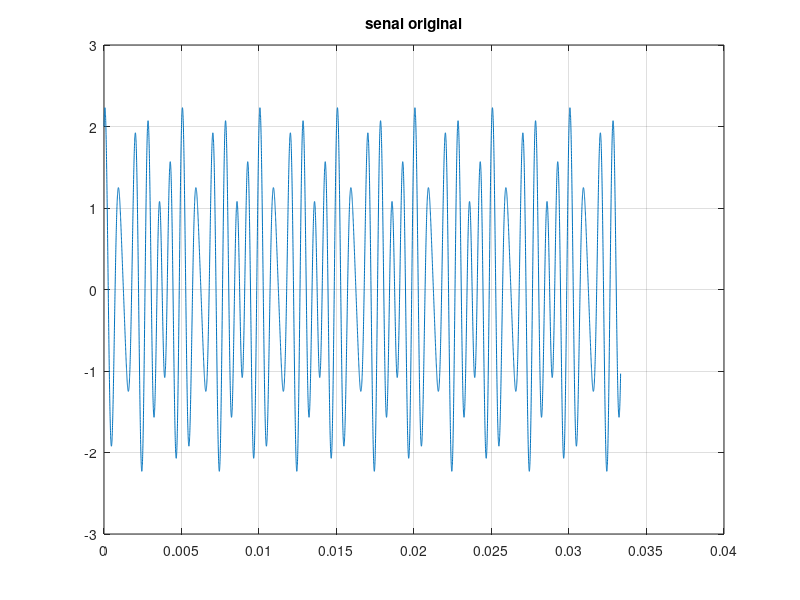
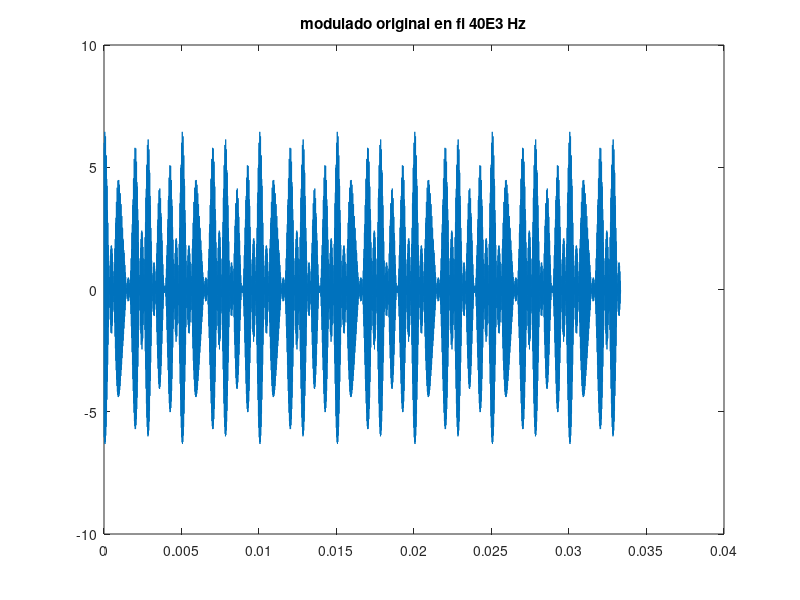
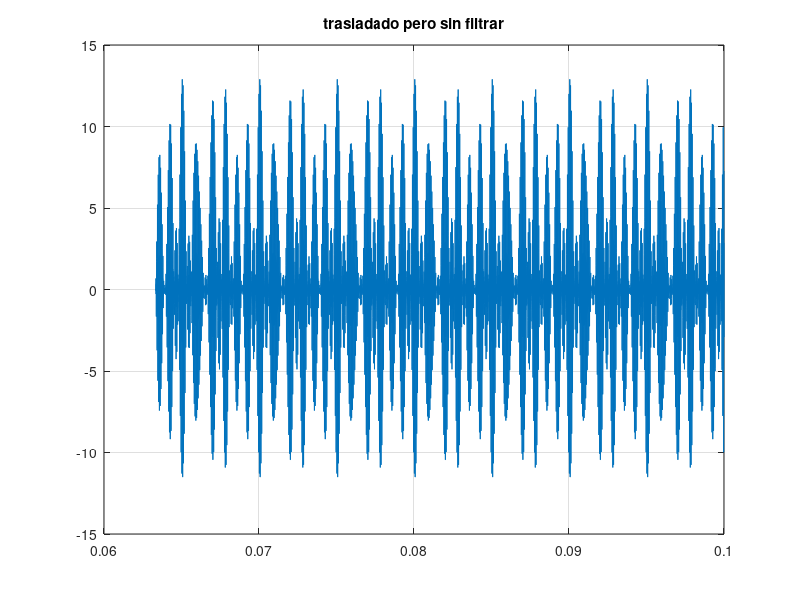
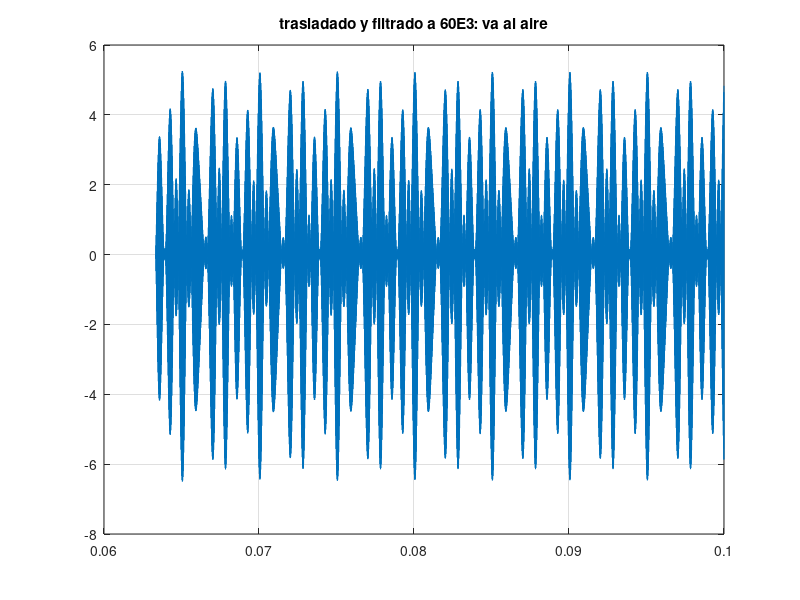

The MATLAB source for these figures, in order:
%Programa sencillito de modulacion demodulacion
%para el dominio del tiempo
%DATOS
Fs=300E3; %Frecuencia de muestreo Hz
T=1/Fs;
L=50E3; %Longitud maxima de la senal
fpor=40E3; %portadora (IF) Hz
ff1=60E3; %frecuencia de operacion Hz
t=(0:L-1)*T; %vector de tiempo normalizado

%Generacion de una senal 
x0=1*cos(2*pi*1.0E3.*t)+1*sin(2*pi*1.2E3.*t)+1*cos(2*pi*1.4E3.*t);
figure
plot(t(1:10000),x0(1:10000)) %unidades de tiempo normalizadas
grid on
title('senal original')

%MODULACION
sp=2*cos(2*pi*fpor.*t); %portadora en 40E3 Hz (IF)
xm=(1+x0).*sp; %Modulacion
figure
plot(t(1:10000),xm(1:10000))
title('modulado original en fi 40E3 Hz')

%Traslacion de 40E3 a 60E3 Hz 
faux=abs(ff1-fpor); % 60E3-40E3 =20E3 Hz 
y=cos(2*pi*faux.*t);
xmt=xm.*y; %Quedan 2 componentes 40E3+/-20E3 o sean 60E3 y 20E3 Hz 
figure
plot(t(19000:30000),2*xmt(19000:30000))
title('trasladado pero sin filtrar')
grid on

%Filtro en 60E3 para tener un solo componente
c1=(ff1-1.5E3)/(Fs/2);
c2=(ff1+1.5E3)/(Fs/2);
b=fir1(29999,[c1 c2]);
xmtf=filter(b,1,xmt); %Esta es la senal que va al aire
figure
plot(t(19000:30000),2*xmtf(19000:30000))
title('trasladado y filtrado a 60E3: va al aire')
grid on


%RECEPTOR
%Pasa de frecuencia de operacion a FI
faux2=abs(ff1-fpor); %60K-40K = 20K Hz
y2=cos(2*pi*faux2.*t);
xmtd=xmtf.*y2; %tiene un componente en 80 y otro en 40 (60+/-20)
figure
plot(t(19000:30000),2*xmtd(19000:30000))
title('Trasladado a 40E3 Hz (IF) sin filtrar')
grid on

%Filtro en 40E3 Hz para eliminar el componente en 80E3 Hz 
c1=(fpor-1.5E3)/(Fs/2);
c2=(fpor+1.5E3)/(Fs/2);
b=fir1(29999,[c1 c2]);
xmd=filter(b,1,xmtd);

%DEMODULACION
x0d=xmd./sp; %Division entre la portadora
%requiere otro filtro al principio
%Filtro en 1.5E3
c1=(0.5E3)/(Fs/2);
c2=(1.5E3)/(Fs/2);
b=fir1(29999,[c1 c2]);
x0dd=filter(b,1,x0d);
figure
plot(t(39000:50000),5*x0dd(39000:50000))
title('Demodulando la senal original')
grid on


%espectro (solo de prueba)
Y=fft(x0dd);
P2=abs(Y/L);
P1=P2(1:L/2+1);
P1(2:end-1)=2*P1(2:end-1);
f=Fs*(0:(L/2))/L;
figure
plot(f,P1)
axis([-0.5*10^4 0.5*10^4 0 0.015])
title('espectro de prueba')


%EL PROCESO DE MODULADO y DEMODULADO OK

